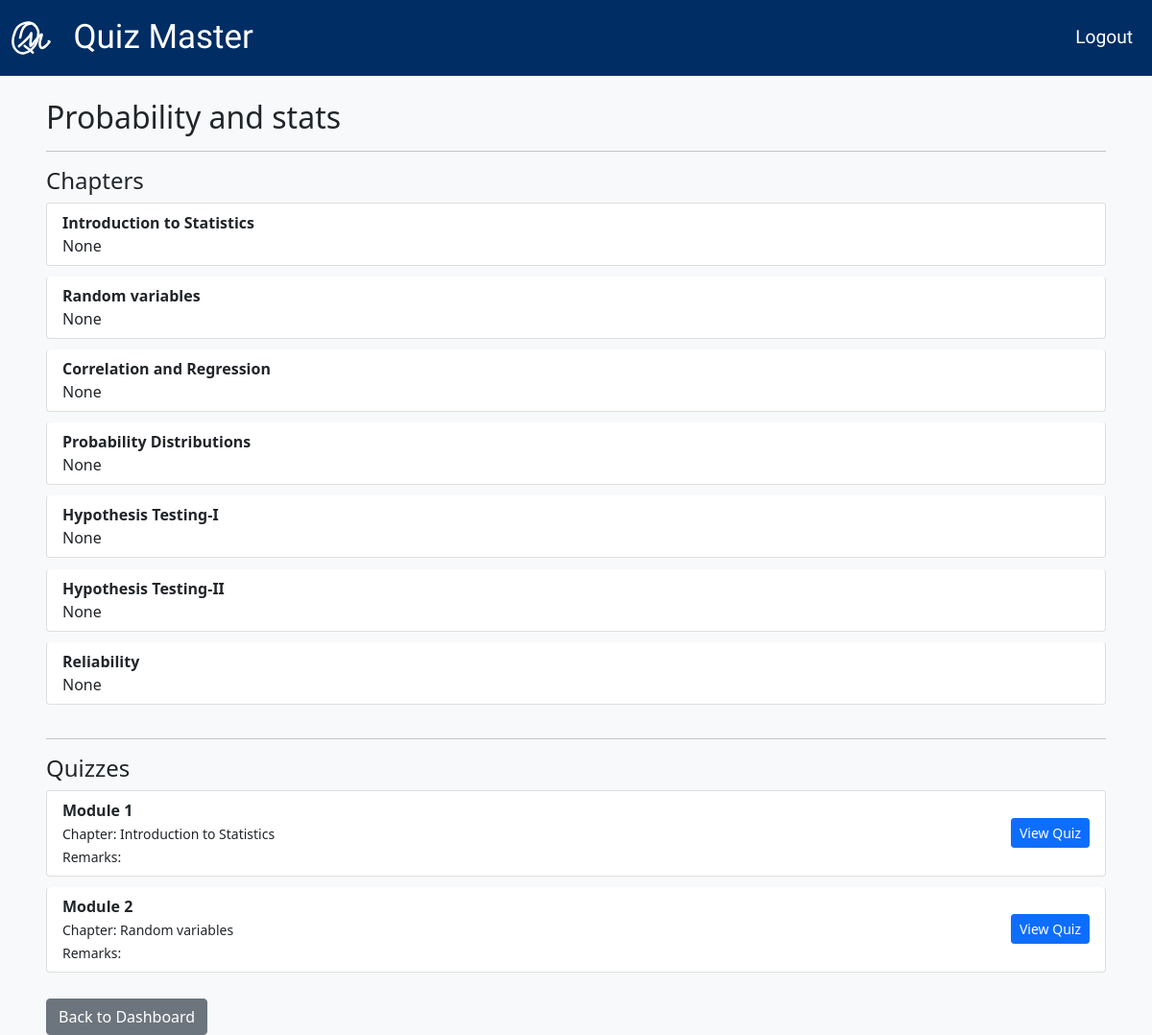
The page /subject/2 (signed in) on the database its author committed.
### app.py (models this page shows)
class Subject(db.Model):
    __tablename__ = 'subject'
    subject_id = db.Column(db.Integer, primary_key=True)
    name = db.Column(db.String(100), unique=True, nullable=False)
    description = db.Column(db.Text)
    chapters = db.relationship('Chapters', backref='subject', lazy=True, cascade='all, delete-orphan')

class Chapters(db.Model):
    __tablename__ = 'chapters'
    chapter_id = db.Column(db.Integer, primary_key=True)
    name = db.Column(db.String(100), nullable=False)
    description = db.Column(db.Text)
    subject_id = db.Column(db.Integer, db.ForeignKey('subject.subject_id'), nullable=False)
    quizzes = db.relationship('Quiz', backref='chapter', lazy=True, cascade='all, delete-orphan')

class Quiz(db.Model):
    __tablename__ = 'quiz'
    quiz_id = db.Column(db.Integer, primary_key=True)
    name = db.Column(db.String(150), nullable=False)
    chapter_id = db.Column(db.Integer, db.ForeignKey('chapters.chapter_id'), nullable=False)
    date_of_quiz = db.Column(db.DateTime, nullable=False)
    time_duration = db.Column(db.Interval, nullable=False, default=timedelta(hours=1))
    end_time = db.Column(db.DateTime, nullable=False)
    remarks = db.Column(db.Text)
    questions = db.relationship('Questions', backref='quiz', lazy=True, cascade='all, delete-orphan')
    scores = db.relationship('Scores', backref='quiz', lazy=True,cascade='all, delete-orphan')

### app.py (the view)
@app.route('/subject/<int:subject_id>')
@login_required
def subject_page(subject_id):
    subject = Subject.query.get_or_404(subject_id)
    chapters = Chapters.query.filter_by(subject_id=subject_id).all()
    quizzes = Quiz.query.join(Chapters).filter(Chapters.subject_id == subject_id).all()
    user = Users.query.get(session['user_id'])
    return render_template('subject_page.html', subject=subject, chapters=chapters, quizzes=quizzes, user=user)

### app.py (called while the page is built)
def login_required(f):
    @wraps(f)
    def decorated(*args, **kwargs):
        if 'user_id' not in session:
            if request.endpoint in ["login", "register"]:
                return f(*args, **kwargs)
            return redirect(url_for('login'))
        return f(*args, **kwargs)
    return decorated

### templates/subject_page.html (shortened to what this page needs)
{% extends "base.html" %}
{% block content %}
<div class="container mt-4">
    <h2>{{ subject.name }}</h2>
    <hr>
    <h4>Chapters</h4>
    <ul class="list-group mb-4">
        {% for chapter in chapters %}
            <li class="list-group-item d-flex justify-content-between align-items-center">
                <div>
                    <strong>{{ chapter.name }}</strong>
                    <p class="mb-0">{{ chapter.description }}</p>
                </div>
            </li>
        {% endfor %}
    </ul>
    <hr>
    <h4>Quizzes</h4>
    <ul class="list-group">
        {% for quiz in quizzes %}
            <li class="list-group-item d-flex justify-content-between align-items-center">
                <div>
                    <strong>{{ quiz.name }}</strong>
                    <br><small>Chapter: {{ quiz.chapter.name }}</small>
                    <br><small>Remarks: {{ quiz.remarks }}</small>
                </div>
                <a href="{{ url_for('quiz_page', quiz_id=quiz.quiz_id) }}" class="btn btn-primary btn-sm">View Quiz</a>
            </li>
        {% endfor %}
    </ul>
    <a href="{{ url_for('user_dashboard') if not user.is_admin else url_for('admin_dashboard') }}" class="btn btn-secondary mt-3">Back to Dashboard</a>
</div>
{% endblock %}

### static/styles.css (style rules this page uses)
body { background-color: aliceblue; }
.list-group-item { margin-bottom: 0.7rem; border-radius: 0.25rem; }
.btn-primary { background-color: #0d6efd; border-color: #0d6efd; }
.container { max-width: 1200px; margin: auto; }

### rows shown on the page
Subject: name "Probability and stats"
Chapters: name "Introduction to Statistics", description "None"
Chapters: name "Random variables", description "None"
Chapters: name "Correlation and Regression", description "None"
Chapters: name "Probability Distributions", description "None"
Chapters: name "Hypothesis Testing-I", description "None"
Chapters: name "Hypothesis Testing-II", description "None"
Chapters: name "Reliability", description "None"
Quiz: name "Module 1", chapter.name "Introduction to Statistics"
Quiz: name "Module 2", chapter.name "Random variables"
